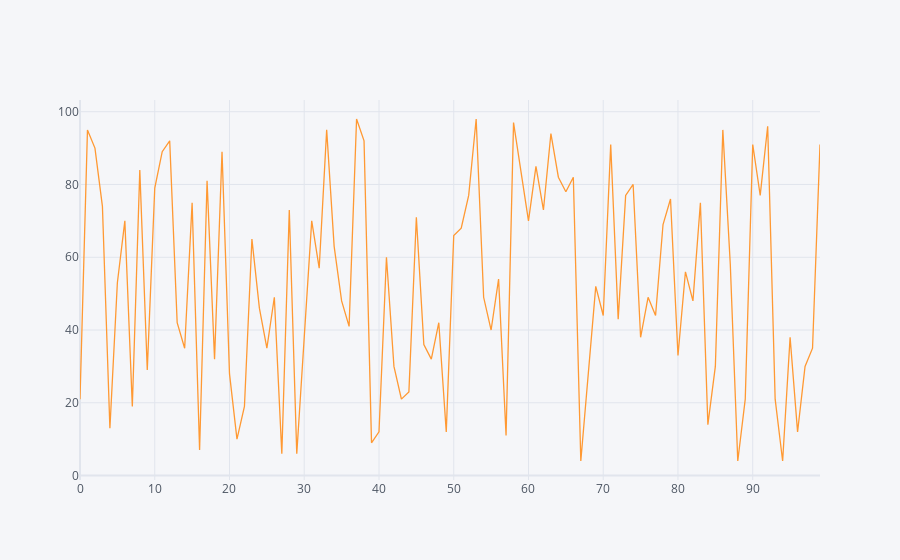

Notebook cell for this chart:
### Code cell
df1.iplot()

### Figure 1 — Plotly figure (JSON) as saved in the notebook; plotly's stock layout.template omitted (floating-point values rounded to 4 significant figures)
{"data": [{"line": {"color": "rgba(255, 153, 51, 1.0)", "dash": "solid", "shape": "linear", "width": 1.3}, "mode": "lines", "name": "0", "text": "", "type": "scatter", "x": [0, 1, 2, 3, 4, 5, 6, 7, 8, 9, 10, 11, 12, 13, 14, 15, 16, 17, 18, 19, 20, 21, 22, 23, 24, 25, 26, 27, 28, 29, 30, 31, 32, 33, 34, 35, 36, 37, 38, 39, 40, 41, 42, 43, 44, 45, 46, 47, 48, 49, 50, 51, 52, 53, 54, 55, 56, 57, 58, 59, 60, 61, 62, 63, 64, 65, 66, 67, 68, 69, 70, 71, 72, 73, 74, 75, 76, 77, 78, 79, 80, 81, 82, 83, 84, 85, 86, 87, 88, 89, 90, 91, 92, 93, 94, 95, 96, 97, 98, 99], "y": [21, 95, 90, 74, 13, 53, 70, 19, 84, 29, 79, 89, 92, 42, 35, 75, 7, 81, 32, 89, 28, 10, 19, 65, 46, 35, 49, 6, 73, 6, 38, 70, 57, 95, 63, 48, 41, 98, 92, 9, 12, 60, 30, 21, 23, 71, 36, 32, 42, 12, 66, 68, 77, 98, 49, 40, 54, 11, 97, 83, 70, 85, 73, 94, 82, 78, 82, 4, 29, 52, 44, 91, 43, 77, 80, 38, 49, 44, 69, 76, 33, 56, 48, 75, 14, 30, 95, 58, 4, 21, 91, 77, 96, 21, 4, 38, 12, 30, 35, 91]}], "layout": {"legend": {"bgcolor": "#F5F6F9", "font": {"color": "#4D5663"}}, "paper_bgcolor": "#F5F6F9", "plot_bgcolor": "#F5F6F9", "title": {"font": {"color": "#4D5663"}}, "xaxis": {"gridcolor": "#E1E5ED", "showgrid": true, "tickfont": {"color": "#4D5663"}, "title": {"font": {"color": "#4D5663"}, "text": ""}, "zerolinecolor": "#E1E5ED"}, "yaxis": {"gridcolor": "#E1E5ED", "showgrid": true, "tickfont": {"color": "#4D5663"}, "title": {"font": {"color": "#4D5663"}, "text": ""}, "zerolinecolor": "#E1E5ED"}}}
